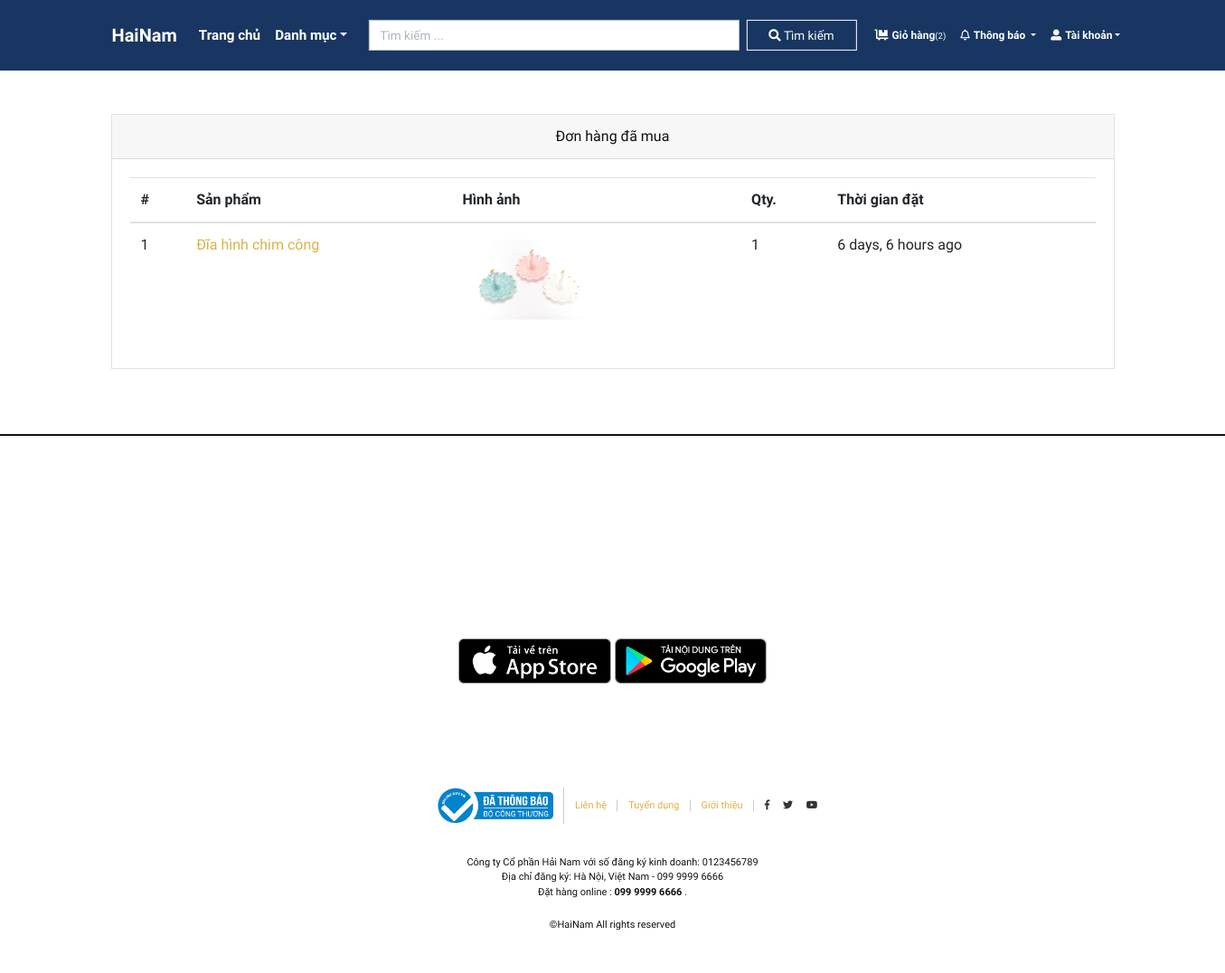
The page /purchase-orders/ (signed in) on the database its author committed.
### store/models.py (models this page shows, shortened)
class Order(models.Model):
    user = models.ForeignKey(User, verbose_name="Tên tài khoản", on_delete=models.CASCADE)
    address = models.ForeignKey(Address, verbose_name="Địa chỉ", on_delete=models.CASCADE)
    product = models.ForeignKey(Product, verbose_name="Sản phẩm", on_delete=models.CASCADE)
    quantity = models.PositiveIntegerField(verbose_name="Số lượng")
    ordered_date = models.DateTimeField( verbose_name="Thời gian đặt")
    status = models.CharField(
        choices=STATUS_CHOICES,
        verbose_name="Trạng thái",
        max_length=50,
        default="Pending"
        )

class Product(models.Model):
    title = models.CharField(max_length=150, verbose_name="Tên sản phẩm")
    slug = models.SlugField(max_length=160, verbose_name="Slug sản phẩm")
    sku = models.CharField(max_length=255, unique=True, verbose_name="Mã sản phẩm")
    short_description = models.TextField(verbose_name="Miêu tả ngắn")
    detail_description = models.TextField(blank=True, null=True, verbose_name="Miêu tả chi tiết")
    product_image = models.ImageField(upload_to='product', blank=True, null=True, verbose_name="Hình ảnh sản phẩm")
    price = models.DecimalField(max_digits=10, decimal_places=2,verbose_name="Giá")
    category = models.ForeignKey(Category, verbose_name="Danh mục sản phẩm", on_delete=models.CASCADE)
    is_active = models.BooleanField(verbose_name="Có hoạt động?")
    is_featured = models.BooleanField(verbose_name="Có đề xuất?")
    created_at = models.DateTimeField(auto_now_add=True, verbose_name="Thời gian tạo")
    updated_at = models.DateTimeField(auto_now=True, verbose_name="Cập nhật")
    count = models.IntegerField(default=0)
    likes = models.PositiveIntegerField(default=0)
    user_likes = models.ManyToManyField(User)
    class Meta:
        verbose_name_plural = 'Products'
        ordering = ('-created_at', )

### store/views.py (the view)
# urls.py: path('purchase-orders/', views.purchase_orders, name="purchase-orders"),
@login_required
def purchase_orders(request):
    all_orders = Order.objects.filter(user=request.user,status='Delivered').order_by('-ordered_date')
    return render(request, 'store/purchase_orders.html', {'orders': all_orders})

### store/context_preprocessors.py (called while the page is built)
def store_menu(request):
    categories = Category.objects.filter(is_active=True)
    context = {
        'categories_menu': categories,
    }
    return context

def notification_list(request):
    if request.user.is_authenticated:
        user = request.user
        notification = Notification.objects.filter(user=user)
        t=1
        if len(notification)==0: t=0
        if len(notification)>=6:
            result = reversed(list(notification[len(notification)-6:len(notification)]))
            res = result
        else:
            res=reversed(list(notification))
        context = {
            'notification_list': res,
            'length' :t,
        }
    else:
        context = {
        }
    return context

def cart_menu(request):
    if request.user.is_authenticated:
        cart_items= Cart.objects.filter(user=request.user)
        context = {
            'cart_items': cart_items,
        }
    else:
        context = {}
    return context

### templates/store/purchase_orders.html
{% extends 'base.html' %}
{% load static %}
{% load humanize %}
{% block content %}
<div class="container py-5">
    <div class="row">
        <div class="col-lg-12">
            <div class="card mb-4" id="tables">
                <div class="card-header text-center">Đơn hàng đã mua</div>
                <div class="card-body">
                    <table class="table table-hover">
                        <thead>
                            <tr>
                                <th>#</th>
                                <th>Sản phẩm</th>
                                <th>Hình ảnh</th>
                                <th>Qty.</th>
                                <th>Thời gian đặt</th>
                            </tr>
                        </thead>
                        <tbody>
                            {% if orders %}
                            {% for order in orders %}
                            <tr>
                                <td>{{forloop.counter}}</td>
                                <td><a href="{% url 'store:product-detail' order.product.slug %}">{{order.product.title}}</a></td>
                                <td>
                                    {% if order.product.product_image %}
                                    <a href="{% url 'store:product-detail' order.product.slug %}">
                                    <img src="{{order.product.product_image.url}}" alt="{{order.product.product_ttile}}"
                                        style="width:150px;">
                                    </a>
                                    {% endif %}
                                </td>
                                <td>{{order.quantity}}</td>
                                <td>{{order.ordered_date|naturaltime}}</td>
                            </tr>
                            {% endfor %}
                            {% endif %}
                        </tbody>
                    </table>
                </div>
            </div>
        </div>
    </div>
</div>
{% endblock content %}

### hainamshop/static/css/style.default.css (style rules this page uses)
body { font-family: "Libre Franklin", sans-serif; font-size: 1rem; font-weight: 400; line-height: 1.5; color: #111111; background-color: #fff; }
a { color: #dcb14a; text-decoration: none; }
.card { background-color: #fff; border: 1px solid rgba(17, 17, 17, 0.125); border-radius: 0; }
.card-body { padding: 1.25rem; }
.card-header { padding: 0.75rem 1.25rem; background-color: rgba(17, 17, 17, 0.03); border-bottom: 1px solid rgba(17, 17, 17, 0.125); }
.card-header:first-child { border-radius: calc(0 - 1px) calc(0 - 1px) 0 0; }

### rows shown on the page
Order: product "Đĩa hình chim công", product.product_image (picture), quantity "1", ordered_date "6 days, 6 hours ago"

### other values the page prints
{{ cart_items.count }} "2"
